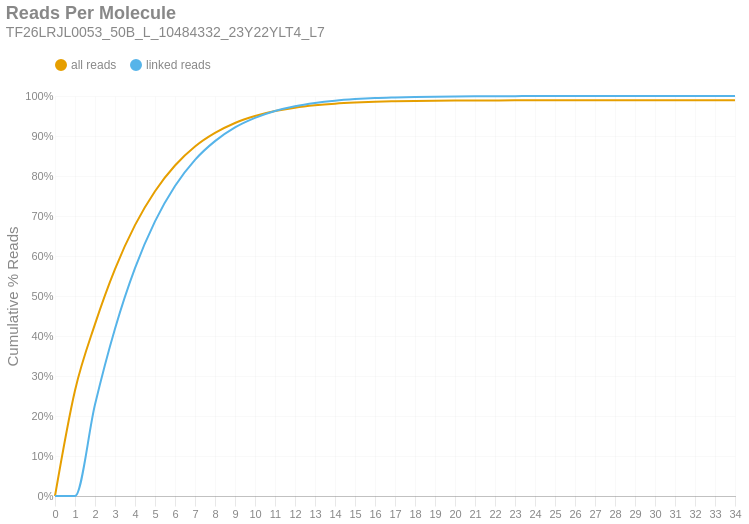

The notebook cell saved with this chart:
### Markdown cell above
### Reads per Molecule
This chart shows the cumulative distribution of the number of reads per linked molecule. That is, how many alignments are associated with a unique molecule. This excludes the number of reads associated with invalid or absent linked-read barcodes. The `linked` histogram is the percentages recalculated when disregarding singletons.

### Code cell
if SKIPLR:
    print_html(f"Skipped")
else:
    counts = np.bincount(valids['reads'].cast(pl.Int64).to_numpy())
    weighted = counts * np.arange(len(counts))
    all_perc = weighted / n_reads
    linked_perc = weighted / n_linked_reads
    linked_perc[1] = 0
    binned_df = pl.DataFrame({
        'readsper': list(range(len(counts))),
        'all reads (cumsum)': np.cumsum(all_perc).tolist(),
        'linked reads (cumsum)': np.cumsum(linked_perc).tolist(),
    })

    with SafeRender(binned_df):
        (
            density_plot(binned_df, 'Reads Per Molecule', samplename, 'readspmol')
            .encode(
                x=alt.X('readsper:O', title=None).axis(labelAngle=0).scale(padding=0),
                y=alt.Y('value:Q', title='Cumulative % Reads').axis(format='%').stack(False),
                color=alt.Color("key:N").scale(domain=["all reads", "linked reads"]),
                tooltip=[
                    alt.Tooltip("key:N", title="Data Type"),
                    alt.Tooltip("readsper:O", title="Reads Per Molecule"),
                    alt.Tooltip("value:Q", format=".2%", title="% Reads (Cum.)")
                ]            
            )
        ).display()

### Figure 1 — Vega-Lite specification as saved in the notebook (floating-point values rounded to 4 significant figures)
{"width": "container", "height": 400, "config": {"title": {"anchor": "start", "dy": -15, "fontSize": 18, "color": "#888888", "subtitleColor": "#888888", "subtitleFontSize": 14}, "arc": {"fill": "#0072B2"}, "axis": {"domainColor": "#888888", "domainWidth": 0.5, "gridWidth": 0.2, "grid": false, "titleFontWeight": 400, "titleFontSize": 15, "labelFontSize": 11, "labelColor": "#888888", "tickColor": "#888888", "tickWidth": 0.2, "titleColor": "#888888"}, "axisBand": {"grid": false}, "axisX": {"grid": true, "tickSize": 10, "domainCap": "round"}, "axisY": {"domain": false, "grid": true, "tickSize": 0, "domainCap": "round"}, "background": "transparent", "header": {"labelFontSize": 15, "labelColor": "#888888", "titleFontSize": 15, "titleFontWeight": 600, "titleColor": "#888888"}, "legend": {"labelFont": "sans-serif", "labelFontSize": 12, "labelColor": "#888888", "symbolSize": 100, "symbolType": "circle", "titleFontSize": 12, "titlePadding": 10, "titleColor": "#888888", "title": null, "orient": "top"}, "range": {"category": ["#E69F00", "#56B4E9", "#009E73", "#F0E442", "#0072B2", "#D55E00", "#CC79A7", "#000000"], "diverging": ["#cfe8f3", "#a2d4ec", "#73bfe2", "#46abdb", "#1696d2", "#12719e"]}, "area": {"fill": "#0072B2", "fillOpacity": 0.7, "line": true, "strokeOpacity": 0.7}, "line": {"color": "#0072B2", "stroke": "#0072B2", "strokeWidth": 2}, "trail": {"color": "#0072B2", "stroke": "#0072B2", "strokeWidth": 0, "size": 1}, "point": {"filled": true, "fillOpacity": 1.0, "size": 95}, "text": {"color": "#888888", "fontSize": 11, "align": "right", "fontWeight": 400, "size": 11}, "bar": {"fill": "#0072B2", "stroke": null}, "view": {"stroke": null, "continuousWidth": 660, "continuousHeight": 400}}, "data": {"name": "data-e92359937f5fae31b2081f9a14b3fad5"}, "mark": {"type": "line", "interpolate": "monotone", "point": {"opacity": 0, "size": 275}}, "encoding": {"color": {"field": "key", "scale": {"domain": ["all reads", "linked reads"]}, "type": "nominal"}, "tooltip": [{"field": "key", "title": "Data Type", "type": "nominal"}, {"field": "readsper", "title": "Reads Per Molecule", "type": "ordinal"}, {"field": "value", "format": ".2%", "title": "% Reads (Cum.)", "type": "quantitative"}], "x": {"axis": {"labelAngle": 0}, "field": "readsper", "scale": {"padding": 0}, "title": null, "type": "ordinal"}, "y": {"axis": {"format": "%"}, "field": "value", "stack": false, "title": "Cumulative % Reads", "type": "quantitative"}}, "params": [{"name": "param_c36ac31b6afebe62", "select": {"type": "point", "fields": ["key"]}, "bind": "legend"}], "title": {"text": "Reads Per Molecule", "subtitle": "TF26LRJL0053_50B_L_10484332_23Y22YLT4_L7"}, "transform": [{"fold": ["all reads (cumsum)", "linked reads (cumsum)"]}, {"calculate": "replace(datum.key, ' (cumsum)', '')", "as": "key"}, {"filter": {"param": "param_c36ac31b6afebe62"}}], "usermeta": {"embedOptions": {"downloadFileName": "TF26LRJL0053_50B_L_10484332_23Y22YLT4_L7.readspmol"}}, "$schema": "https://vega.github.io/schema/vega-lite/v6.4.1.json", "datasets": {"data-e92359937f5fae31b2081f9a14b3fad5": [{"readsper": 0, "all reads (cumsum)": 0.0, "linked reads (cumsum)": 0.0}, {"readsper": 1, "all reads (cumsum)": 0.2639, "linked reads (cumsum)": 0.0}, {"readsper": 2, "all reads (cumsum)": 0.4297, "linked reads (cumsum)": 0.2285}, {"readsper": 3, "all reads (cumsum)": 0.5673, "linked reads (cumsum)": 0.4182}, {"readsper": 4, "all reads (cumsum)": 0.6772, "linked reads (cumsum)": 0.5697}, {"readsper": 5, "all reads (cumsum)": 0.762, "linked reads (cumsum)": 0.6866}, {"readsper": 6, "all reads (cumsum)": 0.8261, "linked reads (cumsum)": 0.775}, {"readsper": 7, "all reads (cumsum)": 0.8736, "linked reads (cumsum)": 0.8405}, {"readsper": 8, "all reads (cumsum)": 0.9076, "linked reads (cumsum)": 0.8872}, {"readsper": 9, "all reads (cumsum)": 0.9325, "linked reads (cumsum)": 0.9216}, {"readsper": 10, "all reads (cumsum)": 0.9498, "linked reads (cumsum)": 0.9455}, {"readsper": 11, "all reads (cumsum)": 0.9623, "linked reads (cumsum)": 0.9627}, {"readsper": 12, "all reads (cumsum)": 0.9709, "linked reads (cumsum)": 0.9746}, {"readsper": 13, "all reads (cumsum)": 0.9768, "linked reads (cumsum)": 0.9827}, {"readsper": 14, "all reads (cumsum)": 0.9809, "linked reads (cumsum)": 0.9883}, {"readsper": 15, "all reads (cumsum)": 0.9837, "linked reads (cumsum)": 0.9922}, {"readsper": 16, "all reads (cumsum)": 0.9857, "linked reads (cumsum)": 0.9949}, {"readsper": 17, "all reads (cumsum)": 0.9868, "linked reads (cumsum)": 0.9965}, {"readsper": 18, "all reads (cumsum)": 0.9876, "linked reads (cumsum)": 0.9976}, {"readsper": 19, "all reads (cumsum)": 0.9882, "linked reads (cumsum)": 0.9984}, {"readsper": 20, "all reads (cumsum)": 0.9886, "linked reads (cumsum)": 0.9989}, {"readsper": 21, "all reads (cumsum)": 0.9888, "linked reads (cumsum)": 0.9992}, {"readsper": 22, "all reads (cumsum)": 0.989, "linked reads (cumsum)": 0.9995}, {"readsper": 23, "all reads (cumsum)": 0.9891, "linked reads (cumsum)": 0.9997}, {"readsper": 24, "all reads (cumsum)": 0.9892, "linked reads (cumsum)": 0.9998}, {"readsper": 25, "all reads (cumsum)": 0.9893, "linked reads (cumsum)": 0.9998}, {"readsper": 26, "all reads (cumsum)": 0.9893, "linked reads (cumsum)": 0.9999}, {"readsper": 27, "all reads (cumsum)": 0.9893, "linked reads (cumsum)": 1.0}, {"readsper": 28, "all reads (cumsum)": 0.9893, "linked reads (cumsum)": 1.0}, {"readsper": 29, "all reads (cumsum)": 0.9893, "linked reads (cumsum)": 1.0}, {"readsper": 30, "all reads (cumsum)": 0.9893, "linked reads (cumsum)": 1.0}, {"readsper": 31, "all reads (cumsum)": 0.9894, "linked reads (cumsum)": 1.0}, {"readsper": 32, "all reads (cumsum)": 0.9894, "linked reads (cumsum)": 1.0}, {"readsper": 33, "all reads (cumsum)": 0.9894, "linked reads (cumsum)": 1.0}, {"readsper": 34, "all reads (cumsum)": 0.9894, "linked reads (cumsum)": 1.0}]}}
